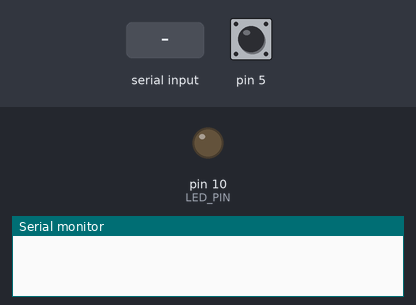
A sketch run on a simulated Arduino Uno, built with avr-gcc and run on an emulated ATmega328P. Shown: output pins drawn as LEDs (lit = HIGH), the last lines printed to the serial monitor. The inputs (shaded band) are chosen by the test bench; at power-on: pin 5 HIGH.

Above: at 1.2 s.
1.3 s: "true\n" received over Serial
At 1.9 s:
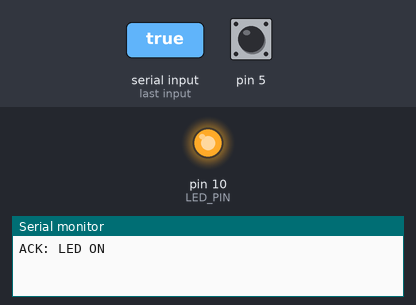
4.4 s: "false\n" received over Serial
At 5.3 s:
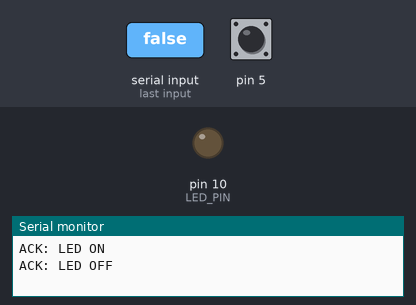
Timing chart, 0 to 7.4 s (numbered marks = the images above; inputs shaded):
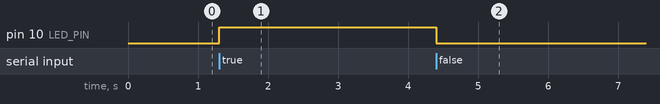

Measured:
- after the input at 1.3 s, pin 10 (LED_PIN): LOW → HIGH at once
- after the input at 4.4 s, pin 10 (LED_PIN): HIGH → LOW at once

The sketch:

trigget.ino
```cpp
#define LED_PIN 10 // Ganti sesuai pin LED kamu
bool lastState = HIGH;

void setup() {
  Serial.begin(115200);
  pinMode(5, INPUT_PULLUP);
  pinMode(LED_PIN, OUTPUT);
  digitalWrite(LED_PIN, LOW);
}

void loop() {
  bool currentState = digitalRead(5);

  if (currentState == LOW && lastState == HIGH) {
    Serial.println("TRIGGER");
  }
  lastState = currentState;

  if (Serial.available()) {
    String command = Serial.readStringUntil('\n');
    command.trim();

    if (command == "true") {
      digitalWrite(LED_PIN, HIGH);
      Serial.println("ACK: LED ON");
    } else if (command == "false") {
      digitalWrite(LED_PIN, LOW);
      Serial.println("ACK: LED OFF");
    } else {
      Serial.println("ACK: Perintah tidak dikenali → " + command);
    }
  }

  delay(10);
}
```
